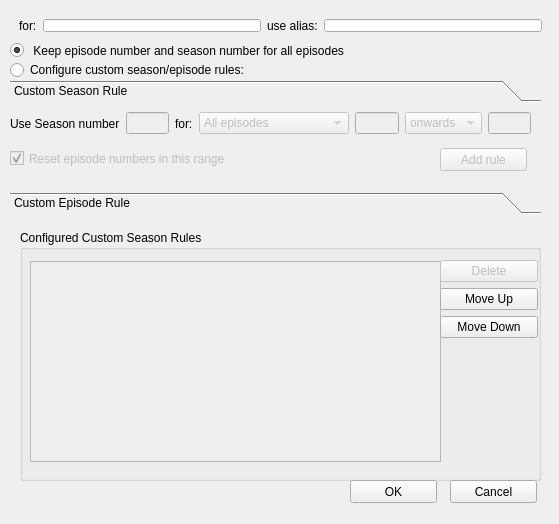
<?xml version="1.0" encoding="UTF-8"?>
<ui version="4.0">
 <class>Dialog</class>
 <widget class="QDialog" name="Dialog">
  <property name="geometry">
   <rect>
    <x>0</x>
    <y>0</y>
    <width>559</width>
    <height>524</height>
   </rect>
  </property>
  <property name="windowTitle">
   <string>Configure Alias</string>
  </property>
  <widget class="QFrame" name="frame">
   <property name="geometry">
    <rect>
     <x>10</x>
     <y>10</y>
     <width>541</width>
     <height>31</height>
    </rect>
   </property>
   <layout class="QHBoxLayout" name="horizontalLayout_2">
    <item>
     <widget class="QLabel" name="label_2">
      <property name="text">
       <string>for:</string>
      </property>
     </widget>
    </item>
    <item>
     <widget class="QLineEdit" name="beforeText"/>
    </item>
    <item>
     <widget class="QLabel" name="label">
      <property name="text">
       <string>use alias:</string>
      </property>
     </widget>
    </item>
    <item>
     <widget class="QLineEdit" name="afterText"/>
    </item>
   </layout>
  </widget>
  <widget class="QRadioButton" name="autoRadio">
   <property name="geometry">
    <rect>
     <x>10</x>
     <y>40</y>
     <width>531</width>
     <height>21</height>
    </rect>
   </property>
   <property name="text">
    <string> Keep episode number and season number for all episodes</string>
   </property>
   <property name="checked">
    <bool>true</bool>
   </property>
  </widget>
  <widget class="QRadioButton" name="manualRadio">
   <property name="enabled">
    <bool>true</bool>
   </property>
   <property name="geometry">
    <rect>
     <x>10</x>
     <y>60</y>
     <width>541</width>
     <height>20</height>
    </rect>
   </property>
   <property name="text">
    <string>Configure custom season/episode rules:</string>
   </property>
  </widget>
  <widget class="QGroupBox" name="groupBox">
   <property name="geometry">
    <rect>
     <x>20</x>
     <y>230</y>
     <width>521</width>
     <height>251</height>
    </rect>
   </property>
   <property name="title">
    <string>Configured Custom Season Rules</string>
   </property>
   <widget class="QListWidget" name="ruleList">
    <property name="enabled">
     <bool>false</bool>
    </property>
    <property name="geometry">
     <rect>
      <x>10</x>
      <y>31</y>
      <width>411</width>
      <height>201</height>
     </rect>
    </property>
   </widget>
   <widget class="QWidget" name="verticalLayoutWidget">
    <property name="geometry">
     <rect>
      <x>420</x>
      <y>30</y>
      <width>98</width>
      <height>80</height>
     </rect>
    </property>
    <layout class="QVBoxLayout" name="verticalLayout_2">
     <item>
      <widget class="QPushButton" name="deleteButton">
       <property name="enabled">
        <bool>false</bool>
       </property>
       <property name="text">
        <string>Delete</string>
       </property>
      </widget>
     </item>
     <item>
      <widget class="QPushButton" name="moveUpButton">
       <property name="text">
        <string>Move Up</string>
       </property>
      </widget>
     </item>
     <item>
      <widget class="QPushButton" name="moveDownButton">
       <property name="text">
        <string>Move Down</string>
       </property>
      </widget>
     </item>
    </layout>
   </widget>
  </widget>
  <widget class="QPushButton" name="okButton">
   <property name="geometry">
    <rect>
     <x>350</x>
     <y>480</y>
     <width>87</width>
     <height>23</height>
    </rect>
   </property>
   <property name="text">
    <string>OK</string>
   </property>
  </widget>
  <widget class="QPushButton" name="cancelButton">
   <property name="geometry">
    <rect>
     <x>450</x>
     <y>480</y>
     <width>87</width>
     <height>23</height>
    </rect>
   </property>
   <property name="text">
    <string>Cancel</string>
   </property>
  </widget>
  <widget class="QToolBox" name="toolBox">
   <property name="geometry">
    <rect>
     <x>10</x>
     <y>80</y>
     <width>531</width>
     <height>134</height>
    </rect>
   </property>
   <property name="currentIndex">
    <number>0</number>
   </property>
   <widget class="QWidget" name="page">
    <property name="geometry">
     <rect>
      <x>0</x>
      <y>0</y>
      <width>521</width>
      <height>72</height>
     </rect>
    </property>
    <attribute name="label">
     <string>Custom Season Rule</string>
    </attribute>
    <widget class="QPushButton" name="addButton">
     <property name="enabled">
      <bool>false</bool>
     </property>
     <property name="geometry">
      <rect>
       <x>430</x>
       <y>40</y>
       <width>87</width>
       <height>23</height>
      </rect>
     </property>
     <property name="text">
      <string>Add rule</string>
     </property>
    </widget>
    <widget class="QCheckBox" name="resetEpisodes">
     <property name="enabled">
      <bool>false</bool>
     </property>
     <property name="geometry">
      <rect>
       <x>0</x>
       <y>40</y>
       <width>401</width>
       <height>21</height>
      </rect>
     </property>
     <property name="text">
      <string>Reset episode numbers in this range</string>
     </property>
     <property name="checked">
      <bool>true</bool>
     </property>
    </widget>
    <widget class="QWidget" name="horizontalLayoutWidget">
     <property name="geometry">
      <rect>
       <x>0</x>
       <y>0</y>
       <width>521</width>
       <height>31</height>
      </rect>
     </property>
     <layout class="QHBoxLayout" name="horizontalLayout">
      <item>
       <widget class="QLabel" name="label_3">
        <property name="text">
         <string>Use Season number</string>
        </property>
       </widget>
      </item>
      <item>
       <widget class="QLineEdit" name="seasonEdit">
        <property name="enabled">
         <bool>false</bool>
        </property>
        <property name="maximumSize">
         <size>
          <width>50</width>
          <height>16777215</height>
         </size>
        </property>
       </widget>
      </item>
      <item>
       <widget class="QLabel" name="label_4">
        <property name="text">
         <string>for:</string>
        </property>
       </widget>
      </item>
      <item>
       <widget class="QComboBox" name="allOrRangeCombo">
        <property name="enabled">
         <bool>false</bool>
        </property>
        <property name="minimumSize">
         <size>
          <width>150</width>
          <height>0</height>
         </size>
        </property>
        <item>
         <property name="text">
          <string>All episodes</string>
         </property>
        </item>
        <item>
         <property name="text">
          <string>Episodes starting from</string>
         </property>
        </item>
       </widget>
      </item>
      <item>
       <widget class="QLineEdit" name="fromEpisodeEdit">
        <property name="enabled">
         <bool>false</bool>
        </property>
        <property name="maximumSize">
         <size>
          <width>50</width>
          <height>16777215</height>
         </size>
        </property>
       </widget>
      </item>
      <item>
       <widget class="QComboBox" name="toOrOnwardsCombo">
        <property name="enabled">
         <bool>false</bool>
        </property>
        <item>
         <property name="text">
          <string>onwards</string>
         </property>
        </item>
        <item>
         <property name="text">
          <string>to</string>
         </property>
        </item>
       </widget>
      </item>
      <item>
       <widget class="QLineEdit" name="toEpisodeEdit">
        <property name="enabled">
         <bool>false</bool>
        </property>
        <property name="maximumSize">
         <size>
          <width>50</width>
          <height>16777215</height>
         </size>
        </property>
       </widget>
      </item>
     </layout>
    </widget>
   </widget>
   <widget class="QWidget" name="page_2">
    <property name="geometry">
     <rect>
      <x>0</x>
      <y>0</y>
      <width>521</width>
      <height>34</height>
     </rect>
    </property>
    <attribute name="label">
     <string>Custom Episode Rule</string>
    </attribute>
    <widget class="QWidget" name="horizontalLayoutWidget_2">
     <property name="geometry">
      <rect>
       <x>0</x>
       <y>0</y>
       <width>391</width>
       <height>31</height>
      </rect>
     </property>
     <layout class="QHBoxLayout" name="horizontalLayout_3">
      <item>
       <widget class="QComboBox" name="addMinusCombo">
        <property name="enabled">
         <bool>false</bool>
        </property>
        <item>
         <property name="text">
          <string>Add</string>
         </property>
        </item>
        <item>
         <property name="text">
          <string>Minus</string>
         </property>
        </item>
       </widget>
      </item>
      <item>
       <widget class="QLineEdit" name="episodeAmountEdit">
        <property name="enabled">
         <bool>false</bool>
        </property>
        <property name="maximumSize">
         <size>
          <width>50</width>
          <height>16777215</height>
         </size>
        </property>
       </widget>
      </item>
      <item>
       <widget class="QLabel" name="label_5">
        <property name="text">
         <string>To/From Episode Number</string>
        </property>
       </widget>
      </item>
      <item>
       <widget class="QLabel" name="label_6">
        <property name="text">
         <string>for:</string>
        </property>
       </widget>
      </item>
      <item>
       <widget class="QLabel" name="label_7">
        <property name="text">
         <string>Season</string>
        </property>
       </widget>
      </item>
      <item>
       <widget class="QLineEdit" name="episodeSeasonEdit">
        <property name="enabled">
         <bool>false</bool>
        </property>
       </widget>
      </item>
     </layout>
    </widget>
    <widget class="QWidget" name="horizontalLayoutWidget_3">
     <property name="geometry">
      <rect>
       <x>90</x>
       <y>30</y>
       <width>431</width>
       <height>31</height>
      </rect>
     </property>
     <layout class="QHBoxLayout" name="horizontalLayout_6">
      <item>
       <widget class="QComboBox" name="episodeAllOrRangeCombo">
        <property name="enabled">
         <bool>false</bool>
        </property>
        <property name="minimumSize">
         <size>
          <width>150</width>
          <height>0</height>
         </size>
        </property>
        <item>
         <property name="text">
          <string>All episodes</string>
         </property>
        </item>
        <item>
         <property name="text">
          <string>Episodes starting from</string>
         </property>
        </item>
       </widget>
      </item>
      <item>
       <widget class="QLineEdit" name="episodeFromEpisodeEdit">
        <property name="enabled">
         <bool>false</bool>
        </property>
        <property name="maximumSize">
         <size>
          <width>50</width>
          <height>16777215</height>
         </size>
        </property>
       </widget>
      </item>
      <item>
       <widget class="QComboBox" name="episodeToOrOnwardsCombo">
        <property name="enabled">
         <bool>false</bool>
        </property>
        <item>
         <property name="text">
          <string>onwards</string>
         </property>
        </item>
        <item>
         <property name="text">
          <string>to</string>
         </property>
        </item>
       </widget>
      </item>
      <item>
       <widget class="QLineEdit" name="episodeToEpisodeEdit">
        <property name="enabled">
         <bool>false</bool>
        </property>
        <property name="maximumSize">
         <size>
          <width>50</width>
          <height>16777215</height>
         </size>
        </property>
       </widget>
      </item>
      <item>
       <widget class="QPushButton" name="episodeAddButton">
        <property name="enabled">
         <bool>false</bool>
        </property>
        <property name="text">
         <string>Add rule</string>
        </property>
       </widget>
      </item>
     </layout>
    </widget>
   </widget>
  </widget>
 </widget>
 <resources/>
 <connections>
  <connection>
   <sender>cancelButton</sender>
   <signal>clicked()</signal>
   <receiver>Dialog</receiver>
   <slot>reject()</slot>
   <hints>
    <hint type="sourcelabel">
     <x>503</x>
     <y>441</y>
    </hint>
    <hint type="destinationlabel">
     <x>278</x>
     <y>234</y>
    </hint>
   </hints>
  </connection>
 </connections>
</ui>
